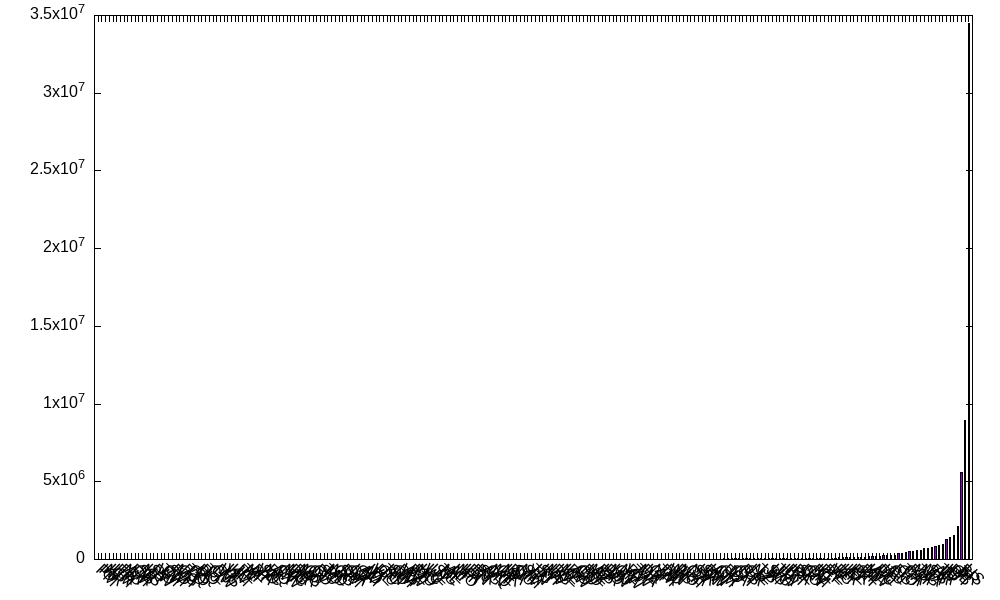

The gnuplot source for this figure:
set terminal png size 1000,600
set output 'country_code_mapreduce.png'
set style data histogram
set style fill solid border -1
set xtics rotate by -45
plot 'reduce' using 1:xtic(2) notitle
